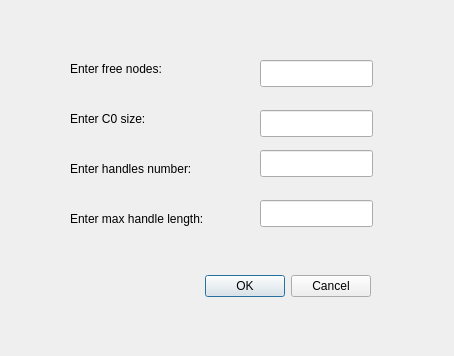
<?xml version="1.0" encoding="UTF-8"?>
<ui version="4.0">
 <class>testingUIBibox</class>
 <widget class="QDialog" name="testingUIBibox">
  <property name="geometry">
   <rect>
    <x>0</x>
    <y>0</y>
    <width>454</width>
    <height>356</height>
   </rect>
  </property>
  <property name="windowTitle">
   <string>Dialog</string>
  </property>
  <widget class="QDialogButtonBox" name="buttonBox">
   <property name="geometry">
    <rect>
     <x>30</x>
     <y>270</y>
     <width>341</width>
     <height>32</height>
    </rect>
   </property>
   <property name="orientation">
    <enum>Qt::Horizontal</enum>
   </property>
   <property name="standardButtons">
    <set>QDialogButtonBox::Cancel|QDialogButtonBox::Ok</set>
   </property>
  </widget>
  <widget class="QLabel" name="label">
   <property name="geometry">
    <rect>
     <x>70</x>
     <y>60</y>
     <width>131</width>
     <height>17</height>
    </rect>
   </property>
   <property name="text">
    <string>Enter free nodes:</string>
   </property>
  </widget>
  <widget class="QLabel" name="label_2">
   <property name="geometry">
    <rect>
     <x>70</x>
     <y>110</y>
     <width>131</width>
     <height>17</height>
    </rect>
   </property>
   <property name="text">
    <string>Enter C0 size:</string>
   </property>
  </widget>
  <widget class="QLabel" name="label_3">
   <property name="geometry">
    <rect>
     <x>70</x>
     <y>160</y>
     <width>161</width>
     <height>17</height>
    </rect>
   </property>
   <property name="text">
    <string>Enter handles number:</string>
   </property>
  </widget>
  <widget class="QLabel" name="label_4">
   <property name="geometry">
    <rect>
     <x>70</x>
     <y>210</y>
     <width>181</width>
     <height>17</height>
    </rect>
   </property>
   <property name="text">
    <string>Enter max handle length:</string>
   </property>
  </widget>
  <widget class="QLineEdit" name="lineEdit">
   <property name="geometry">
    <rect>
     <x>260</x>
     <y>60</y>
     <width>113</width>
     <height>27</height>
    </rect>
   </property>
  </widget>
  <widget class="QLineEdit" name="lineEdit_2">
   <property name="geometry">
    <rect>
     <x>260</x>
     <y>110</y>
     <width>113</width>
     <height>27</height>
    </rect>
   </property>
  </widget>
  <widget class="QLineEdit" name="lineEdit_3">
   <property name="geometry">
    <rect>
     <x>260</x>
     <y>150</y>
     <width>113</width>
     <height>27</height>
    </rect>
   </property>
  </widget>
  <widget class="QLineEdit" name="lineEdit_4">
   <property name="geometry">
    <rect>
     <x>260</x>
     <y>200</y>
     <width>113</width>
     <height>27</height>
    </rect>
   </property>
  </widget>
 </widget>
 <resources/>
 <connections>
  <connection>
   <sender>buttonBox</sender>
   <signal>accepted()</signal>
   <receiver>testingUIBibox</receiver>
   <slot>accept()</slot>
   <hints>
    <hint type="sourcelabel">
     <x>248</x>
     <y>254</y>
    </hint>
    <hint type="destinationlabel">
     <x>157</x>
     <y>274</y>
    </hint>
   </hints>
  </connection>
  <connection>
   <sender>buttonBox</sender>
   <signal>rejected()</signal>
   <receiver>testingUIBibox</receiver>
   <slot>reject()</slot>
   <hints>
    <hint type="sourcelabel">
     <x>316</x>
     <y>260</y>
    </hint>
    <hint type="destinationlabel">
     <x>286</x>
     <y>274</y>
    </hint>
   </hints>
  </connection>
 </connections>
</ui>
